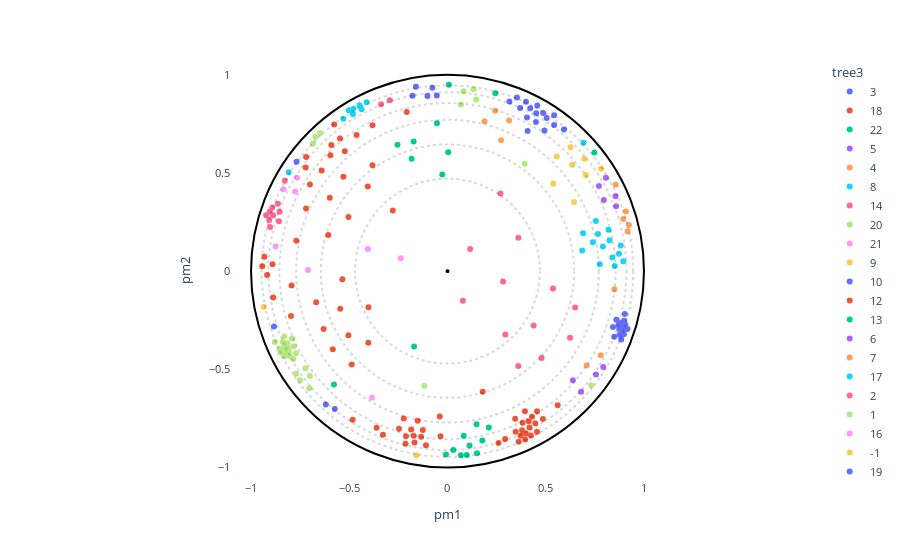

Notebook source saved alongside this figure:
### Markdown cell above
### Create interactive plot

### Code cell
# OPTIONS =================================================
#Here you can set different parameters to color & annotate the resulting projection:
title = ""
#----------------------------------------------------------
# Select the coloring from annotation .csv file:
labels_name = "Color_species"
# Select classes to label among the "labels_name" or "second_labels_name" column (comma separated list):
second_labels_name = ""
labels_text = []
show_text = True
#----------------------------------------------------------
# Use a custom color palette:
color_palette = None #Default: None
use_custom_palette = False
# Select projection center:
id_for_rotation = None #Default: None
use_selected_center = False
#==========================================================


#Check projection visualization parameters
#Labels name
if labels_name == "":
    labels_name = None
elif labels_name not in annotation_names:
    raise NameError(f"labels_name {labels_name} is not in the availables annotations.\nAvailables annotations: {annotation_names}")
#Second labels name
if second_labels_name == "":
    second_labels_name = None
elif second_labels_name not in annotation_names:
    raise NameError(f'"second_labels_name" {second_labels_name} is not in the availables annotations.\nAvailables annotations: {annotation_names}')
#Color palet selection
if not use_custom_palette:
    color_palette = None
#Center of projection selection

tmp_id_for_rotation = -1
if use_selected_center and id_for_rotation is not None:
    if id_for_rotation != tmp_id_for_rotation:
        tmp_id_for_rotation = id_for_rotation

        poincare_coord = df_embedding[["pm1","pm2"]].sort_values(by=["proteins_id"])
        poincare_coord = poincare_coord.values[:,:2]
        model = PoincareMaps(poincare_coord)
        model.get_distances()

        model.iroot = id_for_rotation - 1  #Zero indexing
        model.rotate()

        df_embedding["pm1"] = model.coordinates_rotated[:,0]
        df_embedding["pm2"] = model.coordinates_rotated[:,1]
else:
    df_embedding["pm1"] = df_embedding["pm1_com"]
    df_embedding["pm2"] = df_embedding["pm2_com"]

#Plot graph
fig = plot_embedding_interactive(df_embedding, 
                                 labels_name = labels_name,
                                 second_labels_name = second_labels_name, 
                                 show_text = show_text,
                                 labels_text = labels_text,
                                 color_palette = color_palette, 
                                 title = title, 
                                 fontsize = 11)
fig.show()
